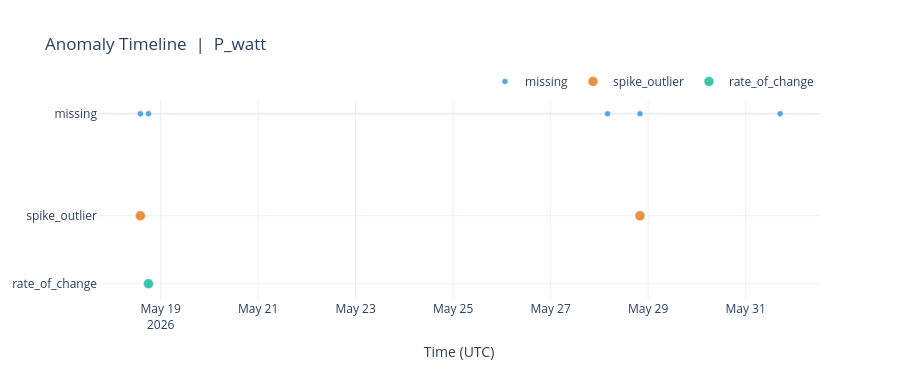

The notebook cell this image was saved under:
### Code cell
# ── 3.2  Anomaly timeline (type × time) ───────────────────────────────────
ANOM_COLORS = {
    'missing': '#3498db', 'duplicate': '#9b59b6', 'hard_limit': '#e74c3c',
    'spike_outlier': '#e67e22', 'stuck_signal': '#f39c12', 'rate_of_change': '#1abc9c',
}
TYPE_ORDER = ['missing', 'duplicate', 'hard_limit', 'spike_outlier', 'stuck_signal', 'rate_of_change']

df_a = pd.DataFrame([a.model_dump() for a in result.anomalies_log])
if df_a.empty:
    print("No anomalies in this result — nothing to plot.")
else:
    df_a['ts']    = pd.to_datetime(df_a['timestamp'], utc=True).dt.tz_convert(None)
    df_a['y_pos'] = df_a['anomaly_type'].map({t: i for i, t in enumerate(TYPE_ORDER)})
    df_a['size']  = df_a['raw_value'].notna().map({True: 10, False: 6})

    fig_tl = go.Figure()
    for atype in TYPE_ORDER:
        sub = df_a[df_a['anomaly_type'] == atype]
        if sub.empty:
            continue
        hover = [
            f"{atype}<br>{row.ts.strftime('%Y-%m-%d %H:%M')}<br>"
            f"raw={row.raw_value:.2f}<br>action={row.action_taken}"
            if pd.notna(row.raw_value) else
            f"{atype}<br>{row.ts.strftime('%Y-%m-%d %H:%M')}<br>action={row.action_taken}"
            for _, row in sub.iterrows()
        ]
        fig_tl.add_trace(go.Scatter(
            x=sub['ts'], y=sub['y_pos'],
            mode='markers', name=atype,
            marker=dict(color=ANOM_COLORS.get(atype, '#95a5a6'), size=sub['size'].tolist(),
                        opacity=0.85, line=dict(width=0.5, color='white')),
            hovertext=hover, hoverinfo='text',
        ))

    present     = [t for t in TYPE_ORDER if t in df_a['anomaly_type'].values]
    present_idx = [TYPE_ORDER.index(t) for t in present]
    fig_tl.update_layout(
        title=f'Anomaly Timeline  |  {_r["short_model"]}',
        xaxis_title='Time (UTC)',
        yaxis=dict(tickvals=present_idx, ticktext=present, autorange='reversed'),
        template='plotly_white', height=380,
        legend=dict(orientation='h', yanchor='bottom', y=1.02, xanchor='right', x=1),
    )
    fig_tl.show()

### Figure 1 — Plotly figure (JSON) as saved in the notebook; plotly's stock layout.template omitted (floating-point values rounded to 4 significant figures)
{"data": [{"hoverinfo": "text", "hovertext": ["missing<br>2026-05-18 14:00<br>action=linear_interpolated", "missing<br>2026-05-18 18:00<br>action=linear_interpolated", "missing<br>2026-05-28 04:00<br>action=linear_interpolated", "missing<br>2026-05-28 20:00<br>action=linear_interpolated", "missing<br>2026-05-31 17:00<br>action=linear_interpolated"], "marker": {"color": "#3498db", "line": {"color": "white", "width": 0.5}, "opacity": 0.85, "size": [6, 6, 6, 6, 6]}, "mode": "markers", "name": "missing", "type": "scatter", "x": ["2026-05-18T14:00:00.000000000", "2026-05-18T18:00:00.000000000", "2026-05-28T04:00:00.000000000", "2026-05-28T20:00:00.000000000", "2026-05-31T17:00:00.000000000"], "y": [0, 0, 0, 0, 0]}, {"hoverinfo": "text", "hovertext": ["spike_outlier<br>2026-05-18 14:00<br>raw=426.34<br>action=replaced_with_nan", "spike_outlier<br>2026-05-28 20:00<br>raw=-168.02<br>action=replaced_with_nan"], "marker": {"color": "#e67e22", "line": {"color": "white", "width": 0.5}, "opacity": 0.85, "size": [10, 10]}, "mode": "markers", "name": "spike_outlier", "type": "scatter", "x": ["2026-05-18T14:00:00.000000000", "2026-05-28T20:00:00.000000000"], "y": [3, 3]}, {"hoverinfo": "text", "hovertext": ["rate_of_change<br>2026-05-18 18:00<br>raw=352.56<br>action=replaced_with_nan"], "marker": {"color": "#1abc9c", "line": {"color": "white", "width": 0.5}, "opacity": 0.85, "size": [10]}, "mode": "markers", "name": "rate_of_change", "type": "scatter", "x": ["2026-05-18T18:00:00.000000000"], "y": [5]}], "layout": {"height": 380, "legend": {"orientation": "h", "x": 1, "xanchor": "right", "y": 1.02, "yanchor": "bottom"}, "title": {"text": "Anomaly Timeline  |  P_watt"}, "xaxis": {"title": {"text": "Time (UTC)"}}, "yaxis": {"autorange": "reversed", "ticktext": ["missing", "spike_outlier", "rate_of_change"], "tickvals": [0, 3, 5]}}}
